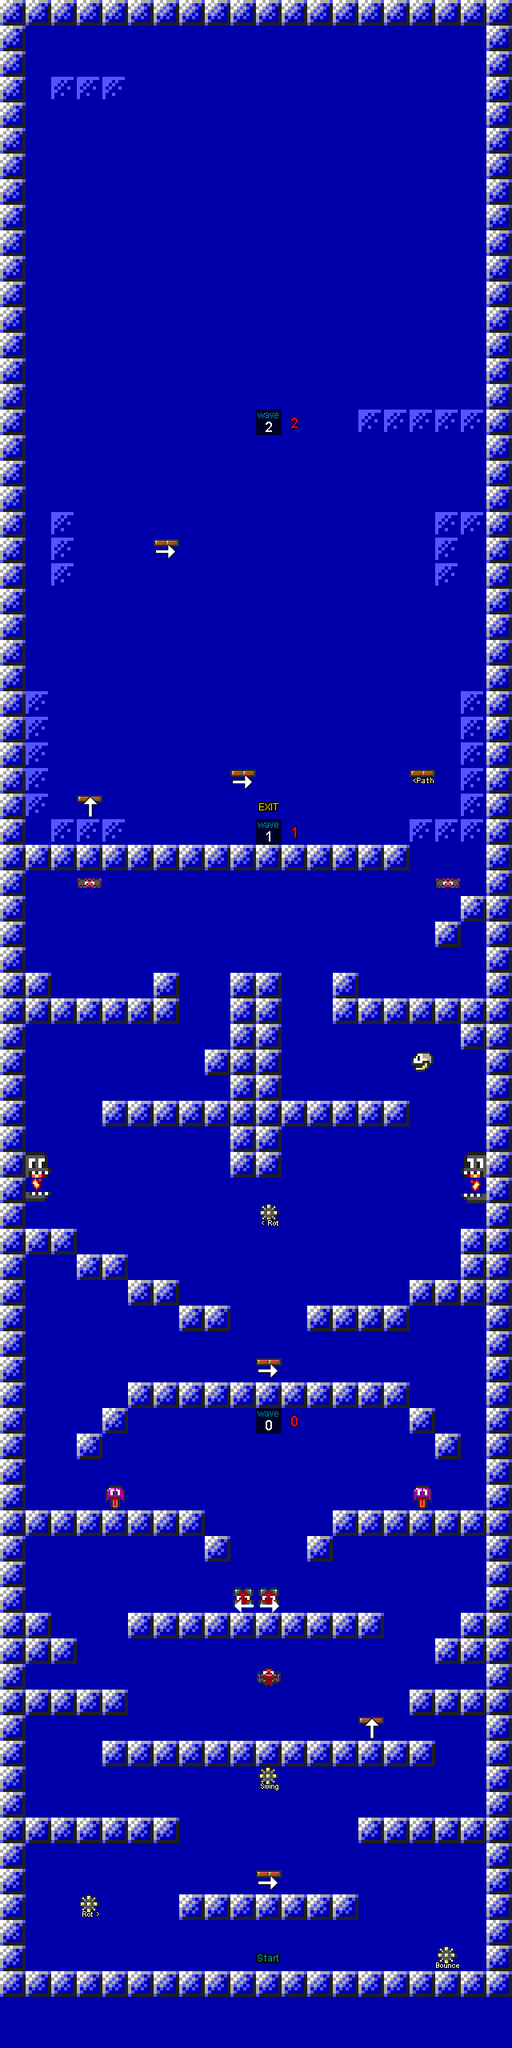

Tiled map render using the project's own tile images. Description and the map definition, with tile-layer contents summarised, below:
An orthogonal 20x80 tile map with 32x32 px tiles, 2 tile layers (Tile Layer 1, Actors).

<map version="1.0" orientation="orthogonal" renderorder="right-down" width="20" height="80" tilewidth="32" tileheight="32" nextobjectid="1">
 <tileset firstgid="1" name="worktiles" tilewidth="32" tileheight="32">
  <image source="worktiles.png" width="320" height="2048" />
 </tileset>
 <layer name="Tile Layer 1" width="20" height="80">
  <data>[1600 cells, 1600 non-empty, 6 distinct tile ids]</data>
 </layer>
 <layer name="Actors" width="20" height="80">
  <data>[1600 cells, 29 non-empty, 23 distinct tile ids]</data>
 </layer>
</map>
